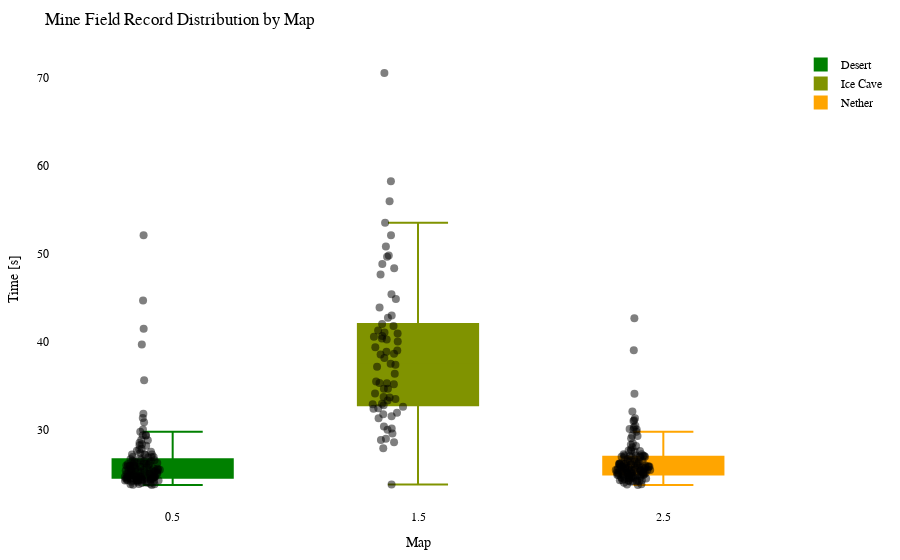

The notebook cell saved with this chart:
### Code cell
import plotly.graph_objects as go
import plotly.io as pio

df = getRecordsDataframe(minigame="Minenfeld")

# Calculate the offset for centering the data points
num_columns = len(df.columns)
offset = 0.5

# Create a Swarm plot using Plotly
fig = go.Figure()

cmap = LinearSegmentedColormap.from_list("green_orange", ["green", "orange"])
colors = [to_hex(cmap(i / (num_columns - 1))) for i in range(num_columns)]

for i, (column, color) in enumerate(zip(df.columns, colors)):
    x_values = [i + offset] * len(df[column])  # Adjust x-values with offset for horizontal centering
    fig.add_trace(go.Box(x=x_values,
                         y=df[column],
                         name=column,
                         boxpoints='all',
                         pointpos=-0.5,  # Adjust point position to prevent overlapping
                         marker=dict(color='rgba(0,0,0,0.5)', size=8),  # Adjust marker color and size
                         line=dict(color=color),
                         fillcolor=color,
                         hovertext=df_to_html.index,
                         hoverinfo='name+text+y',
                         showlegend=True))

fig.update_layout(title="Mine Field Record Distribution by Map",
                  xaxis=dict(title="Map"),
                  yaxis=dict(title="Time [s]"),
                  showlegend=True,
                  font=dict(family="Arial", size=12, color="black"),  # Customize font
                  plot_bgcolor="white",  # Set background color
                  margin=dict(l=50, r=50, t=50, b=50),  # Adjust margins for better layout
                  )


pio.show(fig)

pio.write_html(fig, "out/minef_swarm_plot.html")

### Figure 1 — Plotly figure (JSON) as saved in the notebook; plotly's stock layout.template omitted (floating-point values rounded to 4 significant figures; data arrays with more than 128 entries replaced by an {"elided": "..."} marker saying what was removed)
{"data": [{"boxpoints": "all", "fillcolor": "#008000", "hoverinfo": "name+text+y", "hovertext": {"elided": "140 str values"}, "line": {"color": "#008000"}, "marker": {"color": "rgba(0,0,0,0.5)", "size": 8}, "name": "Desert", "pointpos": -0.5, "showlegend": true, "type": "box", "x": {"elided": "140 float values"}, "y": {"elided": "140 float values"}}, {"boxpoints": "all", "fillcolor": "#809300", "hoverinfo": "name+text+y", "hovertext": {"elided": "140 str values"}, "line": {"color": "#809300"}, "marker": {"color": "rgba(0,0,0,0.5)", "size": 8}, "name": "Ice Cave", "pointpos": -0.5, "showlegend": true, "type": "box", "x": {"elided": "140 float values"}, "y": {"elided": "140 float values"}}, {"boxpoints": "all", "fillcolor": "#ffa500", "hoverinfo": "name+text+y", "hovertext": {"elided": "140 str values"}, "line": {"color": "#ffa500"}, "marker": {"color": "rgba(0,0,0,0.5)", "size": 8}, "name": "Nether", "pointpos": -0.5, "showlegend": true, "type": "box", "x": {"elided": "140 float values"}, "y": {"elided": "140 float values"}}], "layout": {"font": {"color": "black", "family": "Arial", "size": 12}, "margin": {"b": 50, "l": 50, "r": 50, "t": 50}, "plot_bgcolor": "white", "showlegend": true, "title": {"text": "Mine Field Record Distribution by Map"}, "xaxis": {"title": {"text": "Map"}}, "yaxis": {"title": {"text": "Time [s]"}}}}
